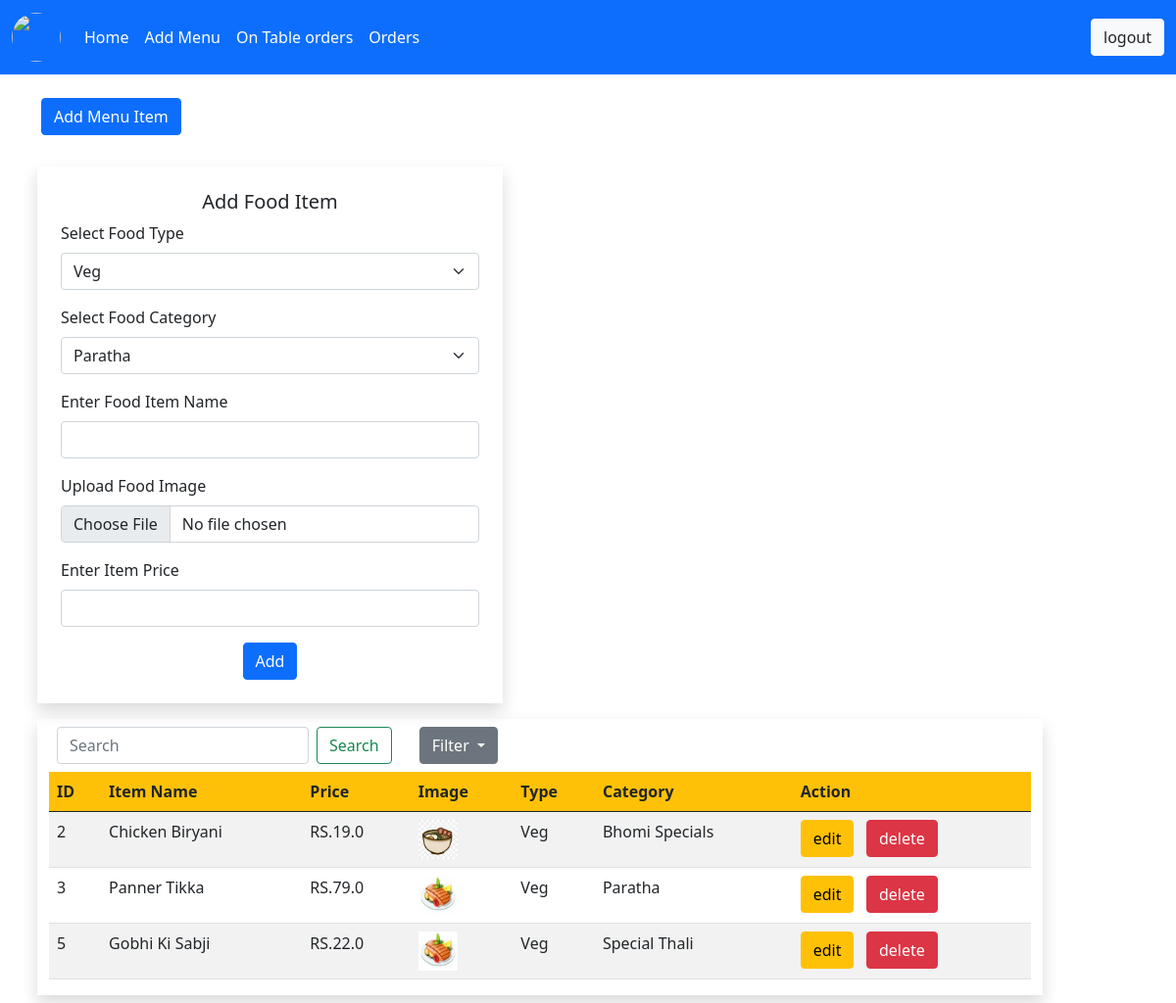
Page /restaurant/menu/add/food_item (signed in) on the committed database.
### restaurant/models.py (models this page shows, shortened)
class food_item(models.Model):
    item_name = models.CharField(max_length=500)
    item_image = models.ImageField(upload_to='item_logo/',default='item_logo/logo.png'  )
    item_price = models.FloatField(max_length=500)
    restaurant_id = models.ForeignKey(restaurant, on_delete=models.CASCADE)
    dish_category = models.ForeignKey(dish_category,on_delete=models.CASCADE)
    dish_type = models.ForeignKey(dish_type,on_delete=models.CASCADE)

class dish_type(models.Model):
    name = models.CharField(max_length=500)
    def __str__(self):
        return self.name

class dish_category(models.Model):
    name = models.CharField(max_length=500)
    rest_id = models.ForeignKey(restaurant, on_delete=models.CASCADE)
    def __str__(self):
        return self.name

### restaurant/views.py (the view)
# urls.py: path('menu/add/food_item',views.add_food_item,name="add_food_item"),
def add_food_item(request):
    if 'restaurant_email' in request.session:
        if request.method == 'POST':
            res_id = restaurant.objects.get(restaurant_email=request.session['restaurant_email'])
            item_name =request.POST['item_name']
            food_image = request.FILES['food_image']
            item_price = request.POST['item_price']
            item_dish_category = dish_category.objects.get(id=int(request.POST['dish_category_id']))
            dish_type_item = dish_type.objects.get(id=int(request.POST['dish_type_id']))
            if food_item.objects.filter(item_name=item_name,restaurant_id=res_id,item_price=item_price,dish_category=item_dish_category,dish_type=dish_type_item).exists():
                messages.success(request, 'This Food is Already Exists !')
                return redirect(add_food_item)
            else:
                data = food_item(item_name=item_name,restaurant_id=res_id,item_image=food_image,item_price=item_price,dish_category=item_dish_category,dish_type=dish_type_item)
                data.save()
                messages.success(request,'Food item added succssfully')
                return redirect(add_food_item)
        else:
            res_id = restaurant.objects.get(restaurant_email=request.session['restaurant_email'])
            dish_types = dish_type.objects.all()
            dish_categorys = dish_category.objects.filter(rest_id = res_id)
            if 'search' in request.GET:
                items_data = food_item.objects.filter(item_name__icontains=request.GET['search'],restaurant_id = res_id)
            else:
                items_data = food_item.objects.filter(restaurant_id=res_id)
            return render(request,'restaurant/add_food_item.html',{'dish_type':dish_types,'dish_category':dish_categorys,'food_data':items_data})
    else:
        messages.error(request,'session expired ! Login Again')
        return  redirect(login)

### templates/restaurant/add_food_item.html (shortened to what this page needs)
{% extends 'restaurant/base.html' %}
{% block  content %}
<br>
    <div class="container">
       <a href="{% url 'restaurant_menu' %}" class="btn btn-primary">Add Menu Item</a>
    </div>
    <br>
    <div class="container">
        <div class="row">
            <div class="col-lg-5 shadow p-4 m-2">
                <h5 class="card-title text-center">Add Food Item</h5>
                <form action="{% url 'add_food_item' %}" method="post" enctype="multipart/form-data">
                <label class="form-label">Select Food Type</label>
                 <select class="form-select mb-3" name="dish_type_id" required>
                     {% for dish_type in dish_type %}
                     <option value="{{ dish_type.id }}">{{ dish_type.name }}</option>
                     {% endfor %}
                 </select>
                <label class="form-label">Select Food Category </label>
                <select class="form-select mb-3" name="dish_category_id" required>
                     {% for dish_category in dish_category %}
                     <option value="{{ dish_category.id }}">{{ dish_category.name }}</option>
                     {% endfor %}
                 </select>
                  <div class="mb-3">
                    <label class="form-label">Enter Food Item Name </label>
                    <input type="text" class="form-control" name="item_name" required>
                  </div>
                  <div class="mb-3">
                    <label class="form-label">Upload Food Image</label>
                    <input type="file" class="form-control" name="food_image" required>
                  </div>
                 <div class="mb-3">
                    <label class="form-label">Enter Item Price</label>
                    <input type="number" class="form-control" name="item_price" required>
                  </div>
                  <center><button type="submit" class="btn btn-primary">Add</button></center>
                </form>
              </div>
            <div class="col-lg-6 shadow  m-2" style="width: 90%;overflow: scroll;">
            <div class="p-2 input-group ">
                 <form class="d-flex " action="{% url 'add_food_item' %}">
                  <input class="form-control me-2" type="search" placeholder="Search" name="search" aria-label="Search">
                  <button class="btn btn-outline-success" type="submit">Search</button>
                </form>&nbsp;&nbsp;&nbsp;
                 <div class="dropdown ml-3">
                  <button class="btn btn-secondary dropdown-toggle" type="button" id="dropdownMenuButton1" data-bs-toggle="dropdown" aria-expanded="false">
                    Filter
                  </button>
                </div>
             </div>
               <table class="table table-striped" style="">
                  <thead class="bg-warning ">
                    <tr>
                      <th scope="col">ID</th>
                      <th scope="col">Item Name</th>
                      <th scope="col">Price</th>
                      <th scope="col">Image</th>
                      <th scope="col">Type</th>
                      <th scope="col">Category</th>
                      <th scope="col">Action </th>
                    </tr>
                  </thead>
                  <tbody>
                  {%  for food_data in food_data %}
                    <tr>
                      <td>{{ food_data.id }}</td>
                      <td>{{ food_data.item_name }}</td>
                      <td>RS.{{ food_data.item_price }}</td>
                      <td><img src="{{ food_data.item_image.url }}" style="height: 40px;width: 40px;"></td>
                      <td>{{ food_data.dish_type }}</td>
                      <td>{{ food_data.dish_category }}</td>
                        <td>
                        <a href="{% url 'edit_food_item' id=food_data.id %}" class="btn btn-warning">edit</a>
                        <a href="{% url 'delete_food_item' id=food_data.id %}" class="btn btn-danger">delete</a>
                      </td>
                    </tr>
                  {% endfor %}
                  </tbody>
                </table>
            </div>
        </div>
    </div>
{% endblock %}

### rows in the picture
food_item: id "2", item_name "Chicken Biryani", item_price "19.0", item_image (picture), dish_type "Veg", dish_category "Bhomi Specials"
food_item: id "3", item_name "Panner Tikka", item_price "79.0", item_image (picture), dish_type "Veg", dish_category "Paratha"
food_item: id "5", item_name "Gobhi Ki Sabji", item_price "22.0", item_image (picture), dish_type "Veg", dish_category "Special Thali"

### other values in the picture
form field dish_type_id "Veg"
form field dish_category_id "Paratha"
